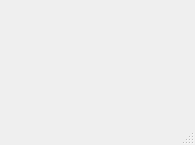
<?xml version="1.0" encoding="UTF-8"?>
<ui version="4.0">
 <class>MainWindow</class>
 <widget class="QMainWindow" name="MainWindow">
  <property name="geometry">
   <rect>
    <x>0</x>
    <y>0</y>
    <width>195</width>
    <height>145</height>
   </rect>
  </property>
  <property name="windowTitle">
   <string>MainWindow</string>
  </property>
  <widget class="QWidget" name="centralwidget">
   <layout class="QHBoxLayout" name="horizontalLayout"/>
  </widget>
  <widget class="QMenuBar" name="menubar">
   <property name="geometry">
    <rect>
     <x>0</x>
     <y>0</y>
     <width>195</width>
     <height>20</height>
    </rect>
   </property>
  </widget>
  <widget class="QStatusBar" name="statusbar"/>
 </widget>
 <resources/>
 <connections/>
</ui>
